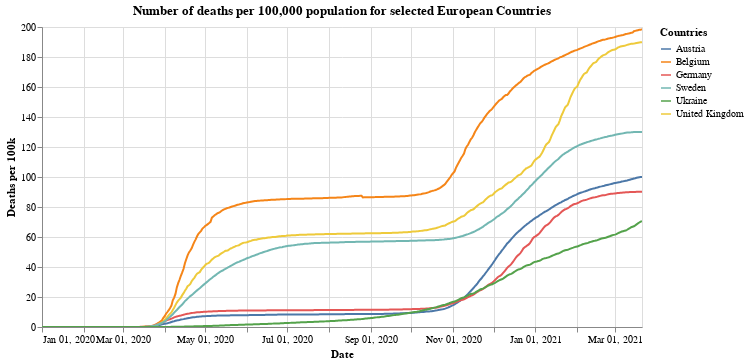

Notebook cell for this chart:
### Markdown cell above
## Total deaths per 100,000

### Code cell
#collapse
alt.Chart(x_small).mark_line().encode(
    x=alt.X("yearmonthdate(date):T", axis=alt.Axis(title='Date')),
    y=alt.Y("deaths_per:Q", axis=alt.Axis(title='Deaths per 100k')),
    tooltip='id',
    color=alt.Color('id', legend=alt.Legend(title="Countries")),
    opacity=alt.condition(leg_selection, alt.value(1), alt.value(0.2))
).add_selection(leg_selection).properties(title='Number of deaths per 100,000 population for selected European Countries', width=600).interactive()

### Figure 1 — Vega-Lite specification as saved in the notebook (floating-point values rounded to 4 significant figures; data arrays with more than 128 entries replaced by an {"elided": "..."} marker saying what was removed)
{"config": {"view": {"continuousWidth": 400, "continuousHeight": 300}}, "data": {"name": "data-931b29416c6f65530d089738088076c4"}, "mark": "line", "encoding": {"color": {"type": "nominal", "field": "id", "legend": {"title": "Countries"}}, "opacity": {"condition": {"value": 1, "selection": "selector001"}, "value": 0.2}, "tooltip": {"type": "nominal", "field": "id"}, "x": {"type": "temporal", "axis": {"title": "Date"}, "field": "date", "timeUnit": "yearmonthdate"}, "y": {"type": "quantitative", "axis": {"title": "Deaths per 100k"}, "field": "deaths_per"}}, "selection": {"selector001": {"type": "multi", "fields": ["id"], "bind": "legend"}, "selector003": {"type": "interval", "bind": "scales", "encodings": ["x", "y"]}}, "title": "Number of deaths per 100,000 population for selected European Countries", "width": 600, "$schema": "https://vega.github.io/schema/vega-lite/v4.8.1.json", "datasets": {"data-931b29416c6f65530d089738088076c4": {"elided": "2676 records"}}}
